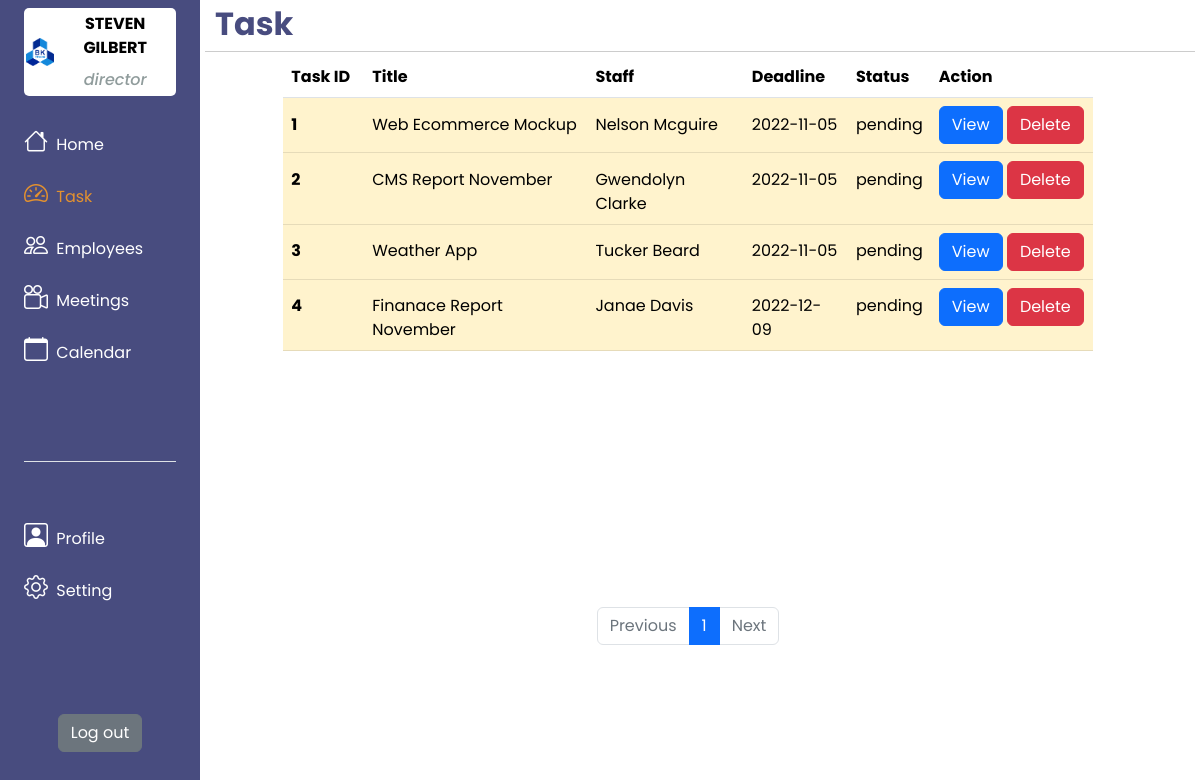
The page /pages/task.php (signed in) on the database its author committed.
### tables this page shows
create table task(
	id int auto_increment,
    title varchar(50),
    description varchar(100),
    staff_id int,
    start_date date,
    deadline date,
    status varchar(10),
    dep varchar(5),
    primary key (id),
    foreign key (staff_id) references user(id)
);

create table user (
	id int auto_increment,
    fullname varchar(30),
    gender varchar (6),
    phone varchar(10),
    username varchar(30) unique,
    password varchar(30),
    role varchar(10),
    dep varchar(5),
    primary key (id)
);

### utils/task/taskSupport.php (called while the page is built, shortened)
<?php
include "./../utils/dbConnect.php";
$updateTaskStatusQuery = "UPDATE task
                        SET status = 'overdue'
                        WHERE status = 'pending'
                        AND deadline <= CURDATE() - INTERVAL 1 DAY";
mysqli_query($conn, $updateTaskStatusQuery);
function getAllTask()
{
    global $conn;
    $query = '';
    if (isset($_SESSION) && $_SESSION['user_role'] == 'manager') {
        $query = "SELECT * FROM task WHERE dep='{$_SESSION['user_dep']}' ORDER BY deadline";
    } else if (isset($_SESSION) && $_SESSION['user_role'] == 'employee') {
        $query = "SELECT * FROM task WHERE dep='{$_SESSION['user_dep']}' AND staff_id={$_SESSION['user_id']} ORDER BY deadline";
    } else {
        $query = " SELECT * FROM task ORDER BY deadline";
    }
    $result = mysqli_query($conn, $query);
    $tasks = [];
    while ($row = mysqli_fetch_assoc($result)) {
        array_push($tasks, $row);
    }
    return $tasks;
}
function getTaskRowColor($status)
{
    if ($status == 'pending') return 'warning';
    else if ($status == 'overdue') return 'danger';
    else if ($status == 'finished') return 'success';
}
function getUserById($id)
{
    global $conn;
    $query = " SELECT * FROM user WHERE id = $id";
    $result = mysqli_query($conn, $query);
    $user = mysqli_fetch_assoc($result);
    return $user;
}

### pages/task.php (the view, shortened to what this page needs)
<?php
include "./../utils/task/taskSupport.php";
$page = (isset($_GET['table_no']) && is_numeric($_GET['table_no'])) ? $_GET['table_no'] : 1;
$totalTasks = getAllTask();
$totalPages = ceil(count($totalTasks) / 8);
$prev = $page - 1;
$next = $page + 1;
?>
<!DOCTYPE html>
<html lang="en">
<head>
    <link href="https://cdn.jsdelivr.net/npm/bootstrap@5.2.2/dist/css/bootstrap.min.css" rel="stylesheet" />
    <link rel="stylesheet" href="https://cdn.jsdelivr.net/npm/bootstrap-icons@1.9.1/font/bootstrap-icons.css">
</head>
<body>
    <div class="container-fluid">
        <div class="row flex-nowrap">
            <?php
            include "../components/main/sidebar.php";
            ?>
            <div class="col-auto col-10 p-0">
                <div class="page-title">
                    <h2>Task</h2>
                </div>
                <div class="page-content">
                    <div class="row justify-content-center w-100">
                        <div id="task-list" class="col-10 col-auto">
                            <table class="table">
                                <thead>
                                    <tr>
                                        <th scope="col">Task ID</th>
                                        <th scope="col">Title</th>
                                        <th scope="col">Staff</th>
                                        <th scope="col">Deadline</th>
                                        <th scope="col">Status</th>
                                        <th scope="col">Action</th>
                                    </tr>
                                </thead>
                                <tbody>
                                    <?php
                                    $tasks = getAllTask();
                                    foreach ($tasks as $task) {
                                        $row_color = getTaskRowColor($task['status']);
                                        $fileLinksHTML = "";
                                        $task_user = getUserById($task['staff_id']);
                                        $delete_button = $_SESSION['user_role'] != 'employee' ? "<a class='btn btn-danger' href='http://localhost/web-assignment/utils/task/taskHandling.php?action=delete&id={$task['id']}'>Delete</a>" : "";
                                        $activeSubmitBtn = $task['status'] == 'pending' ? '' : 'disabled';
                                        $submit_button = $_SESSION['user_role'] == 'employee' ? "<button type='button' class='btn btn-light {$activeSubmitBtn}' data-bs-toggle='modal' data-bs-target='#submitTaskModal{$task['id']}'>Submit</button>" : "";
                                        $fileSubmitLinksHTML = "";
                                        $submitTaskHTML = $task['status'] == 'finished' ? "
                                        <hr>
                                        <div><p>SUBMISSION:</p></div>
                                        <div>Description: {$submitTask['description']}</div>
                                        <div>Files: </div>
                                        <div>{$fileSubmitLinksHTML}</div>
                                        " : "";
                                        echo "
                                        <tr class='table-{$row_color}'>
                                        <th scope='row' class='task-id'>{$task['id']}</th>
                                        <td>{$task['title']}</td>
                                        <td>{$task_user['fullname']}</td>
                                        <td>{$task['deadline']}</td>
                                        <td>{$task['status']}</td>
                                        <td class='view-task'>
                                            <button type='button' class='btn btn-primary' data-bs-toggle='modal' data-bs-target='#viewTaskModal{$task['id']}'>
                                                View
                                            </button>
                                            {$delete_button}
                                            {$submit_button}
                                        </td>
                                            <div class='modal fade' id='viewTaskModal{$task['id']}' tabindex='-1' aria-labelledby='viewTaskModalLabel' aria-hidden='true'>
                                                            <h1 class='modal-title fs-5' id='viewTaskModalLabel'>
                                                                {$task['title']}</h1>
                                                            <div>Task ID : <span> {$task['id']} </span></div>
                                                                {$task['description']}
                                                            <div>Employee : <span> {$task_user['fullname']} </span></div>
                                                            <div>Start Date : <span> {$task['start_date']} </span></div>
                                                            <div>Due Date : <span> {$task['deadline']} </span></div>
                                                            <div>Department : <span> {$task['dep']} </span></div>
                                                            <div class='m-0 p-0'>{$fileLinksHTML}</div>
                                                            {$submitTaskHTML}
                                            </div>
                                            <div class='modal fade' id='submitTaskModal{$task['id']}' tabindex='-1' aria-labelledby='submitTaskModalLabel' aria-hidden='true'>
                                                            <h1 class='modal-title fs-5' id='submitTaskModalLabel'>
                                                                {$task['title']}</h1>
                                                        <form action='./../utils/task/taskHandling.php?action=submit&id={$task['id']}' method='POST' enctype='multipart/form-data'>
                                                        </form>
                                            </div>
                                        ";
                                    }
                                    ?>
                                </tbody>
                            </table>
                        </div>
                        <div id="pagination-bar" class="col-10 col-auto">
                            <nav aria-label="...">
                                <ul class="pagination justify-content-center">
                                    <li class="page-item <?php if ($page <= 1) {
                                                                echo 'disabled';
                                                            } ?>">
                                        <a class="page-link" href="<?php if ($page <= 1) {
                                                                        echo '#';
                                                                    } else {
                                                                        echo "?table_no=" . $prev;
                                                                    } ?>">Previous</a>
                                    </li>
                                    <?php for ($i = 1; $i <= $totalPages; $i++) { ?>
                                        <li class="page-item <?php if ($page == $i) {
                                                                    echo 'active';
                                                                } ?>">
                                            <a class="page-link" href="task.php?table_no=<?= $i; ?>">
                                                <?= $i; ?>
                                            </a>
                                        </li>
                                    <?php } ?>
                                    <li class="page-item <?php if ($page >= $totalPages) {
                                                                echo 'disabled';
                                                            } ?>">
                                        <a class="page-link" href="<?php if ($page >= $totalPages) {
                                                                        echo '#';
                                                                    } else {
                                                                        echo "?table_no=" . $next;
                                                                    } ?>">Next</a>
                                    </li>
                                </ul>
                            </nav>
                        </div>
                    </div>
                </div>
            </div>
        </div>
    </div>
</body>

### rows shown on the page
task: id "1", title "Web Ecommerce Mockup", staff.fullname "Nelson Mcguire", deadline "2022-11-05", status "pending"
task: id "2", title "CMS Report November", staff.fullname "Gwendolyn Clarke", deadline "2022-11-05", status "pending"
task: id "3", title "Weather App", staff.fullname "Tucker Beard", deadline "2022-11-05", status "pending"
task: id "4", title "Finanace Report November", staff.fullname "Janae Davis", deadline "2022-12-09", status "pending"

### other values the page prints
$_SESSION['user_name'] "STEVEN GILBERT"
$_SESSION['user_role'] "director"
